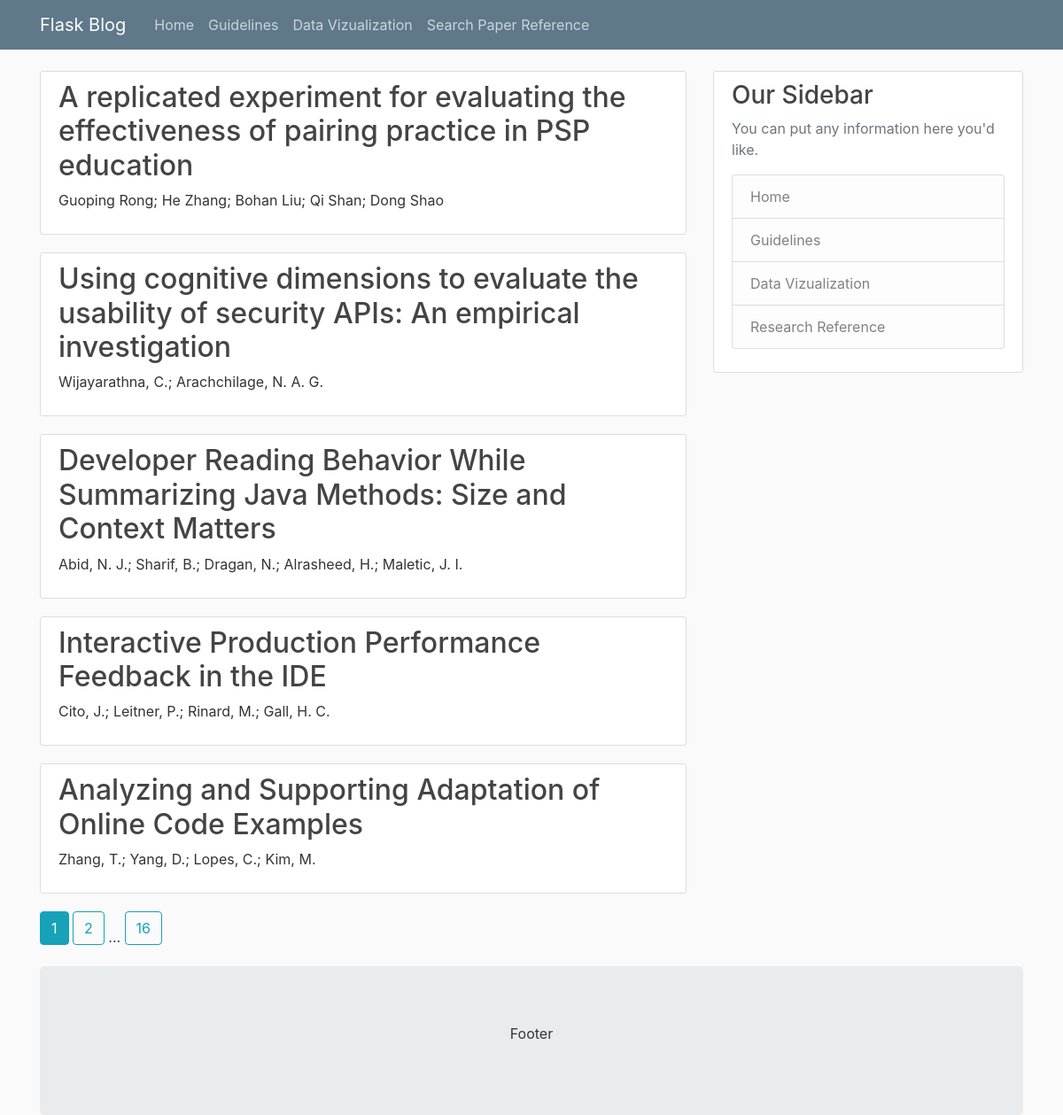
Screenshot of /search with the database file from the repository.
### flaskblog/models.py (models this page shows)
class Publication(db.Model):
    pub_id = db.Column(db.Integer, primary_key=True)
    title = db.Column(db.String(200), nullable=False)
    year = db.Column(db.Integer, nullable=False)
    venue = db.Column(db.String(20), nullable=False)
    authors = db.Column(db.String(200), nullable=False)
    experiments = db.relationship("Experiment", backref="exp_pub", lazy=True)

### flaskblog/finder/routes.py (the view)
@finder.route("/search")
def search():
    page = request.args.get('page', 1, type=int)
    pubs = Publication.query.order_by(
        Publication.year.desc()).paginate(page=page, per_page=5)
    return render_template('research.html', pubs=pubs)

### flaskblog/templates/research.html
{% extends "layout.html" %}
{% block content %}
    {% for post in pubs.items %}
        <article class="media content-section">
          <div class="media-body">
            <h2><a class="article-title" href="{{ url_for('finder.details', pub_id=post.pub_id) }}">{{ post.title }}</a></h2>
            <p class="article-content">{{ post.authors }}</p>
          </div>
        </article>
    {% endfor %}
    {% for page_num in pubs.iter_pages(left_edge=1, right_edge=1, left_current=1, right_current=2) %}
      {% if page_num %}
        {% if pubs.page == page_num %}
          <a class="btn btn-info mb-4" href="{{ url_for('finder.search', page=page_num) }}">{{ page_num }}</a>
        {% else %}
          <a class="btn btn-outline-info mb-4" href="{{ url_for('finder.search', page=page_num) }}">{{ page_num }}</a>
        {% endif %}
      {% else %}
        ...
      {% endif %}
    {% endfor %}
{% endblock content %}

### flaskblog/static/main.css (style rules this page uses)
body { background: #fafafa; color: #333333; margin-top: 5rem; }
h1, h2, h3, h4, h5, h6 { color: #444444; }
.content-section { background: #ffffff; padding: 10px 20px; border: 1px solid #dddddd; border-radius: 3px; margin-bottom: 20px; }
.article-title { color: #444444; }
.article-content { white-space: pre-line; }

### rows the page displays
Publication: title "A replicated experiment for evaluating the effectiveness of pairing practice in PSP education", authors "Guoping Rong; He Zhang; Bohan Liu; Qi Shan; Dong Shao"
Publication: title "Using cognitive dimensions to evaluate the usability of security APIs: An empirical investigation", authors "Wijayarathna, C.; Arachchilage, N. A. G."
Publication: title "Developer Reading Behavior While Summarizing Java Methods: Size and Context Matters", authors "Abid, N. J.; Sharif, B.; Dragan, N.; Alrasheed, H.; Maletic, J. I."
Publication: title "Interactive Production Performance Feedback in the IDE", authors "Cito, J.; Leitner, P.; Rinard, M.; Gall, H. C."
Publication: title "Analyzing and Supporting Adaptation of Online Code Examples", authors "Zhang, T.; Yang, D.; Lopes, C.; Kim, M."

### other values shown
{{ page_num }} "1"
{{ page_num }} "2" "16"
